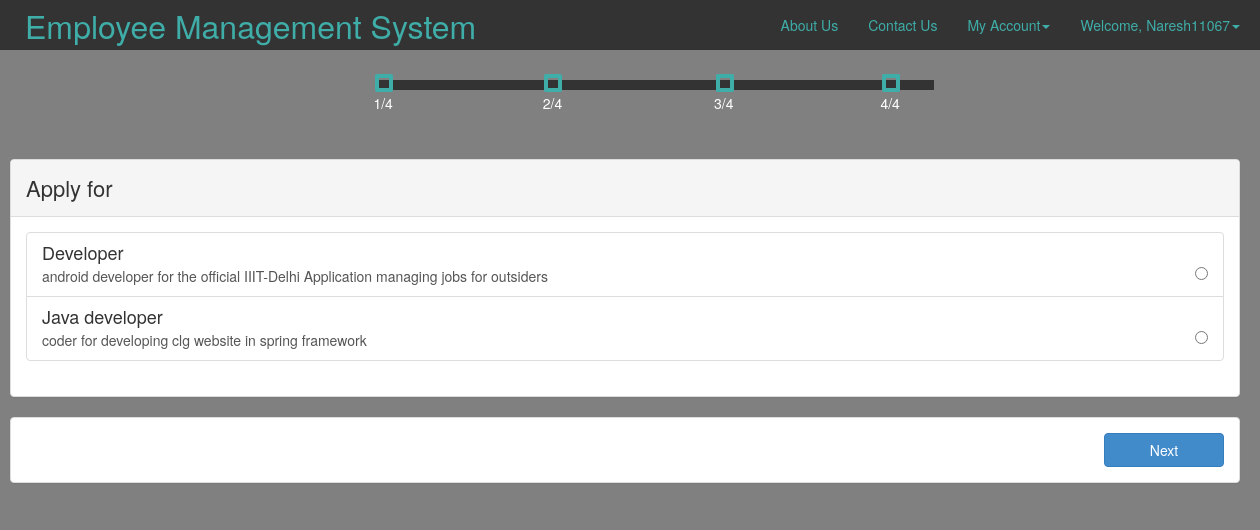
The page /INCLUDES/Application.php (signed in) on the database as committed earlier.
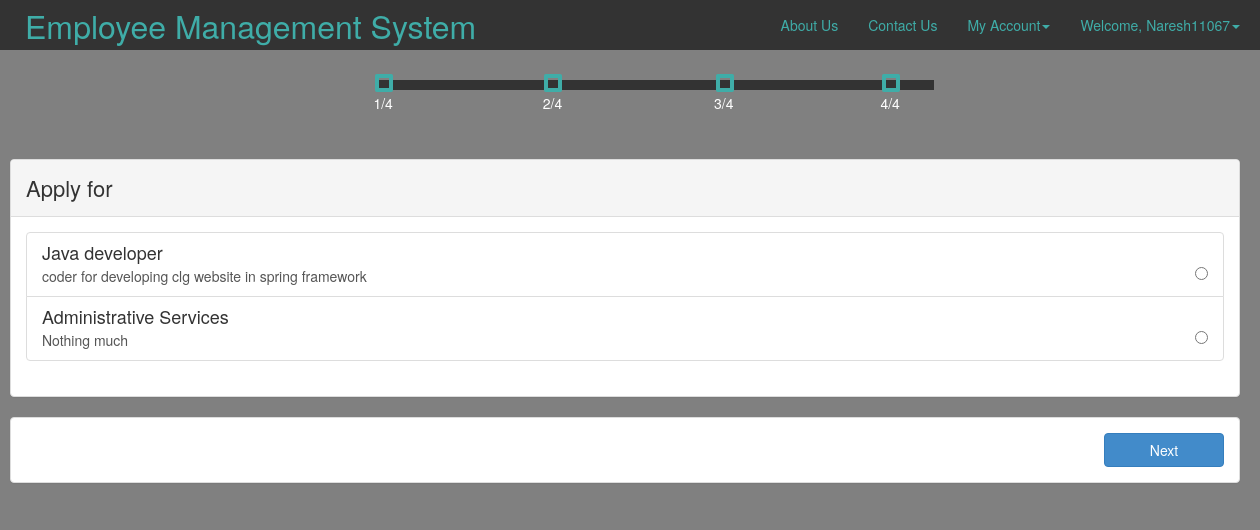
The same page on the database as committed later.
### tables this page shows
CREATE TABLE IF NOT EXISTS `posts` (
  `post_id` bigint(20) NOT NULL AUTO_INCREMENT,
  `post` varchar(300) NOT NULL,
  `description` varchar(500) NOT NULL,
  `status` int(11) NOT NULL,
  PRIMARY KEY (`post_id`),
  UNIQUE KEY `post_id` (`post_id`)
);

### INCLUDES/Application.php (the view, shortened to what this page needs)
<!DOCTYPE html>
<html>
    <?php
        if(!$_SESSION['username']){
            echo (
                "<SCRIPT LANGUAGE='JavaScript'>
                    window.location.href='../';
                    window.alert('Not logged in.Please login to EMS to continue.')
                    </SCRIPT>"
            );
        }
        else {
    ?>
    <head>
        <link rel="stylesheet" type="text/css" href="../CSS/bootstrap.css" media="screen" />
        <link rel="stylesheet" type="text/css" href="../CSS/application.css" media="screen" />
    </head>
    <?php
        include 'file-uploader.php';
    ?>
    <body  style="background-color:#808080">
        <section>
            <nav class="navbar navbar-fixed-top" role="navigation">
                <div class="navbar-inner">
                    <div class="container">
                        <div class="navbar-header">
                            <ul class="nav navbar-nav">
                                <li class="active"><a class="navbar-brand" href="Home.php"><font size="+3"> Employee Management System</font></a></li>
                            </ul>
                        </div>
                        <div class="navbar-collapse collapse">
                            <ul class="nav navbar-nav navbar-right">
                                <li><a href="aboutus.php">About Us</a></li>
                                <li><a href="Contactus.php">Contact Us</a></li>
                                <li class="dropdown"><a href="#" class="dropdown-toggle" data-toggle="dropdown">My Account<b class="caret"></b></a>
                                </li>
                                <li class="dropdown"><a href="#" class="dropdown-toggle" data-toggle="dropdown"><?php echo "Welcome, ".$_SESSION['username'] . "<b class='caret'></b>"?></a>
                                </li>
                            </ul>
                        </div>
                    </div>
                </div>
            </nav>
        </section>
        <section>
            <div class="common">
                <progress id="progress-bar" min="1" max="100" value="0"></progress>
                <span class="all_span first border-change "><div class="prog-text">1/4</div></span>
                <span class="all_span second"><div class="prog-text">2/4</div></span>
                <span class="all_span third"><div class="prog-text">3/4</div></span>
                <span class="all_span fourth"><div class="prog-text">4/4</div></span>
            </div>
                <form id="form1" method="POST">
                    <div class="container" style="top:80px;">
                        <div class="panel panel-default">
                            <div class="panel-heading">Apply for</div>
                            <div class="panel-body">
                                <div class="list-group">
                                    <?php
                                        $select=mysql_query("select * from posts where status = 1;") or die(mysql_error());
                                        while($fetch=mysql_fetch_array($select))
                                           {
                                    ?>
                                        <a class="list-group-item ">
                                            <h4 class="list-group-item-heading">
                                                <?php echo $fetch['post'];?>
                                            </h4>
                                            <input type="radio" name="job_post" style="float:right" value="<?php if(isset($fetch)){echo $fetch['post_id'];}?>" />
                                            <p class="list-group-item-text">
                                                <?php echo $fetch['description'];?>
                                            </p>
                                        </a>
                                    <?php } ?>
                                </div>
                            </div>
                        </div>
                        <div class="panel panel-default">
                            <div class="panel-body">
                            <label class="btn btn-primary" style="float:right" name="" onclick="goto_form2();">Next</label>
                            </div>
                        </div>
                    </div>
                </form>
        </section>
    </body>
</html>
<?php
    }
?>

Rows that differ between the two databases and show on the page:
no longer on this page (row edited): posts: post "Developer", description "android developer for the official IIIT-Delhi Application managing jobs for outsiders"
added posts: post "Administrative Services", description "Nothing much"
